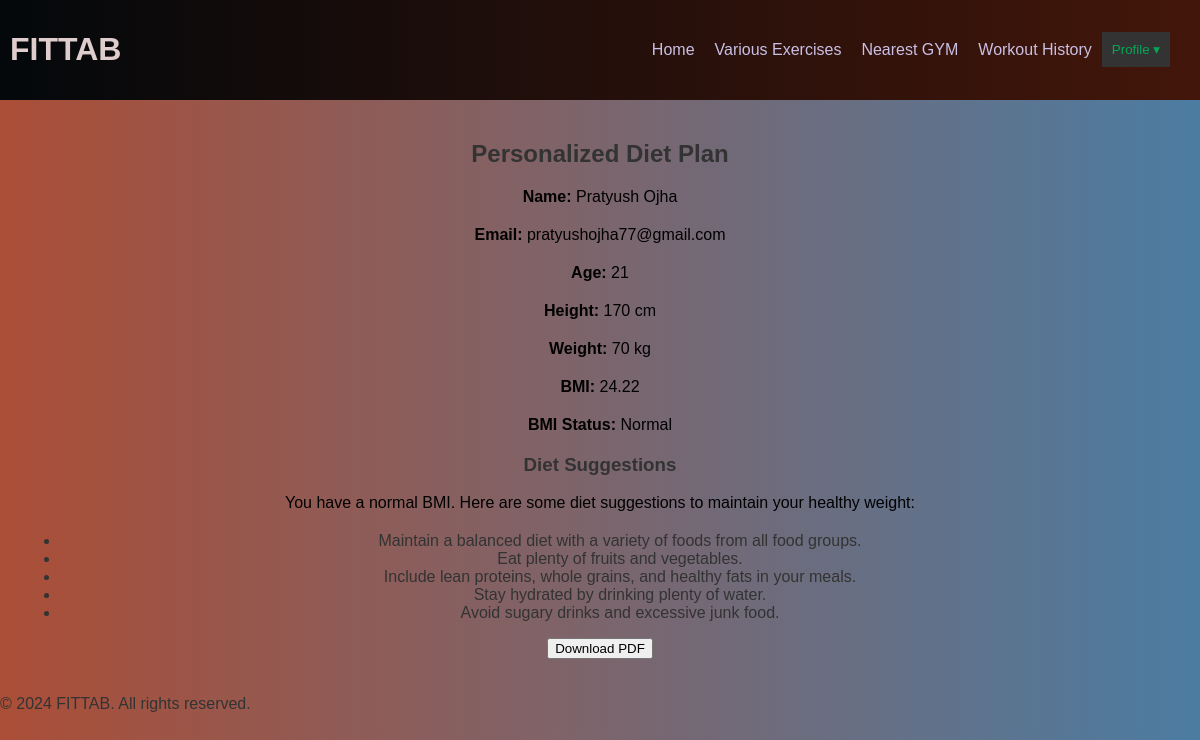
The page /diet (signed in) on the database its author committed.
### app.py (models this page shows, shortened)
class User(db.Model):
    id = db.Column(db.Integer, primary_key=True, autoincrement=True)
    name = db.Column(db.String(100), nullable=False)
    email = db.Column(db.String(100), nullable=False, unique=True)
    password = db.Column(db.String(500), nullable=False)
    age = db.Column(db.Integer, nullable=False)
    height = db.Column(db.Integer, nullable=False)
    weight = db.Column(db.Integer, nullable=False)
    profile_picture = db.Column(db.String(100), nullable=True)

### app.py (the view)
@app.route('/diet')
def diet():
    if 'user_id' in session:
        user = User.query.filter_by(id=session['user_id']).first()
        return render_template('diet.html', user=user)
    else:
        return redirect(url_for('index'))

### templates/diet.html (shortened to what this page needs)
<!DOCTYPE html>
<html lang="en">
<head>
    <link rel="stylesheet" href="{{ url_for('static', filename='style_diet.css') }}">
</head>
<body>
    <header>
        <h1>FITTAB</h1>
        <nav>
            <a href="{{ url_for('info') }}">Home</a>
            <a href="{{ url_for('exercise') }}">Various Exercises</a>
            <a href="{{ url_for('nearest_gym') }}">Nearest GYM</a>
            <a href="{{ url_for('workouts') }}">Workout History</a>
            <div class="profile-dropdown">
                <button class="profile-button">Profile &#9662;</button>
            </div>
        </nav>
    </header>
    <div class="content">
        <h2>Personalized Diet Plan</h2>
        {% if user %}
            {% set bmi = (user.weight / ((user.height / 100) ** 2)) | round(2) %}
            <p><strong>Name:</strong> {{ user.name }}</p>
            <p><strong>Email:</strong> {{ user.email }}</p>
            <p><strong>Age:</strong> {{ user.age }}</p>
            <p><strong>Height:</strong> {{ user.height }} cm</p>
            <p><strong>Weight:</strong> {{ user.weight }} kg</p>
            <p><strong>BMI:</strong> {{ bmi }}</p>
            <p><strong>BMI Status:</strong>
                {% if bmi < 19 %}
                    Underweight
                {% elif bmi >= 19 and bmi <= 25 %}
                    Normal
                {% else %}
                    Overweight
                {% endif %}
            </p>
            <h3>Diet Suggestions</h3>
            {% if bmi < 19 %}
                <p>You are underweight. Here are some diet suggestions to help you gain weight:</p>
                <ul>
                    <li>Eat more frequently. Have 5-6 small meals throughout the day.</li>
                    <li>Include nutrient-rich foods in your diet, such as whole grains, lean proteins, and healthy fats.</li>
                    <li>Drink high-calorie smoothies and shakes.</li>
                    <li>Snack on nuts, seeds, and dried fruits.</li>
                    <li>Stay hydrated and avoid skipping meals.</li>
                </ul>
            {% elif bmi >= 19 and bmi <= 25 %}
                <p>You have a normal BMI. Here are some diet suggestions to maintain your healthy weight:</p>
                <ul>
                    <li>Maintain a balanced diet with a variety of foods from all food groups.</li>
                    <li>Eat plenty of fruits and vegetables.</li>
                    <li>Include lean proteins, whole grains, and healthy fats in your meals.</li>
                    <li>Stay hydrated by drinking plenty of water.</li>
                    <li>Avoid sugary drinks and excessive junk food.</li>
                </ul>
            {% endif %}
            <form action="{{ url_for('generate_pdf') }}" method="get">
                <button type="submit">Download PDF</button>
            </form>
        {% else %}
            <p>No user data available. Please <a href="{{ url_for('index') }}">log in</a> to view your personalized diet plan.</p>
        {% endif %}
    </div>
    <footer>
        <p>&copy; 2024 FITTAB. All rights reserved.</p>
    </footer>
</body>
</html>

### static/style_diet.css (style rules this page uses)
body { color: #333; background: linear-gradient(to right, #ab4e37, #4c7ca2); font-family: Arial, sans-serif; margin: 0; padding: 0; }
header { background: linear-gradient(to left, #43160a, #04080b); color: #dfcccc; padding: 10px; text-align: center; display: flex; justify-content: space-between; align-items: center; position: relative; }
nav { display: flex; align-items: center; list-style-type: none; margin: 0; padding: 0; }
nav a { color: #cac0e5; text-decoration: none; padding: 10px; }
.profile-dropdown { position: relative; display: inline-block; margin-right: 20px; }
.profile-button { background-color: #333; color: #06a656; border: none; cursor: pointer; padding: 10px; }
.content { padding: 20px; text-align: center; }
.content p { text-align: center; margin-bottom: 20px; color: black; }

### rows shown on the page
User: name "Pratyush Ojha", email "pratyushojha77@gmail.com", age "21", height "170", weight "70"

### other values the page prints
{{ bmi }} "24.22"
